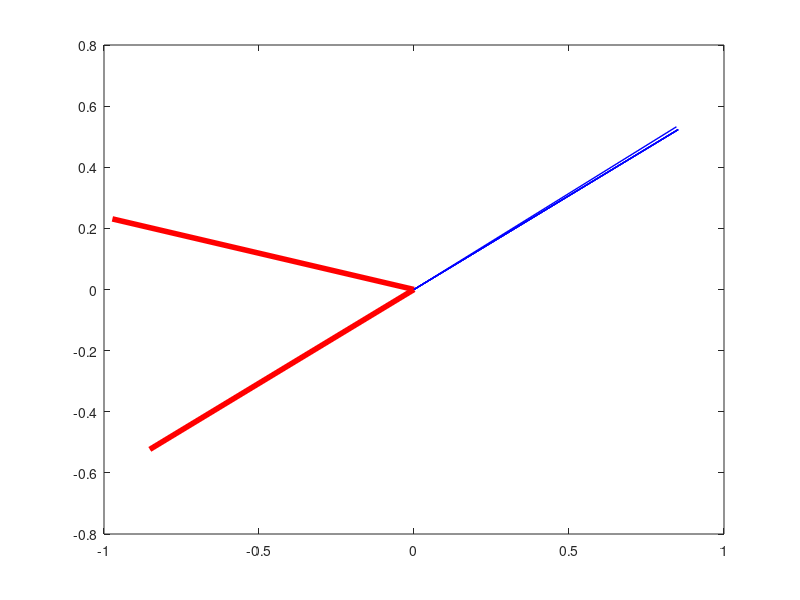

Reproduce this figure in MATLAB.
clc; close all; clear;

tol = 1e-5;
max_steps = 200;

x0 = rand(2, 1);
A = rand(2, 2);

[T, D] = eig(A);
T(:, 1) /= norm(T(:, 1));
T(:, 2) /= norm(T(:, 2));

figure(1);
plot([0, T(1, 1)], [0, T(2, 1)], 'LineWidth', 4, 'color', 'r'); hold on;
plot([0, T(1, 2)], [0, T(2, 2)], 'LineWidth', 4, 'color', 'r'); hold on;

prev_x = x0;

steps = 0;
while 1
  x = A * prev_x;
  x /= norm(x);
  
  plot([0, x(1)], [0 x(2)], 'LineWidth', 1, 'color', 'b'); hold on;

  steps++;
  err = norm(x - prev_x);

  if err < tol || steps == max_steps
    return;
  endif
  
  prev_x = x;
endwhile
